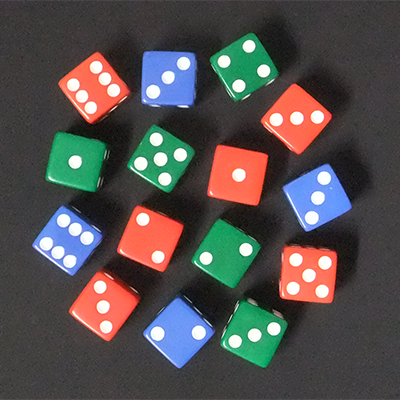
//> input picture ImageRecognition_0619/ImageRecognition_0619_04/Dice.png, 400 x 400 px
$ ./main04   (built with g++ and OpenCV 4)
//> lines starting //> are read from the running program, lines starting //| are printed output that depends on the picture; after the words box and inside, x2 and y2 are one past the last pixel; in counts of white or black regions, pixels touching at a corner belong together
#include <iostream>
#include <opencv2\opencv.hpp>

cv::Mat matchTemp(cv::Mat tar,cv::Mat tmp,int form);

int main(int argc, const char * argv[]){
	cv::Mat tarimg[8];
	for(int i=0;i<8;i++){
		tarimg[i] = cv::imread("Dice.png");	//target画像ファイルの読み込み
//> tarimg[0] is the input picture: 400 rows x 400 cols, CV_8UC3; mean B, G, R 78.1, 78.9, 83.4
	if (tarimg[i].empty())	//ファイルの読み込み失敗
	{
		std::cout << "tarファイルの読み込みに失敗しました" << std::endl;
		return -1;
	}
	}

	cv::Mat tmpimg = cv::imread("DiceTmp1.png");	//tmp画像ファイルの読み込み
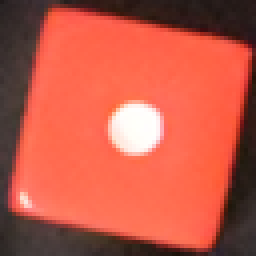
//> input picture ImageRecognition_0619/ImageRecognition_0619_04/DiceTmp1.png, 64 x 64 px (shown 4 times larger)
//> tmpimg is the input picture: 64 rows x 64 cols, CV_8UC3; mean B, G, R 71.6, 89.1, 193.3
	if (tmpimg.empty())	//ファイルの読み込み失敗
	{
		std::cout << "tmpファイルの読み込みに失敗しました" << std::endl;
		return -1;
	}
    cv::Mat tmp2img = cv::imread("DiceTmp2.png");	//tmp2画像ファイルの読み込み
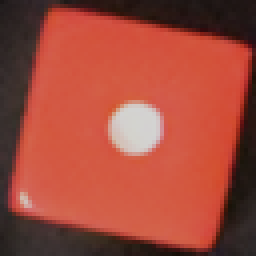
//> input picture ImageRecognition_0619/ImageRecognition_0619_04/DiceTmp2.png, 64 x 64 px (shown 4 times larger)
//> tmp2img is the input picture: 64 rows x 64 cols, CV_8UC3; mean B, G, R 59.3, 73.8, 159.9
	if (tmpimg.empty())	//ファイルの読み込み失敗
	{
		std::cout << "tmp2ファイルの読み込みに失敗しました" << std::endl;
		return -1;
	}

	//結果の保持配列
	cv::Mat resimg[8];
	double maxval[8];	//最大値
	cv::Point maxloc[8];	//最大位置

	for(int i=0;i<8;i++){
		//DiceTmp1によるテンプレートマッチング
		if(i<4){
			resimg[i] = matchTemp(tarimg[i],tmpimg,i);
		}else{//DiceTmp2によるテンプレートマッチング
			resimg[i] = matchTemp(tarimg[i],tmp2img,i-4);
		}
		cv::minMaxLoc(resimg[i],NULL,&maxval[i],NULL,&maxloc[i]);
		cv::rectangle(tarimg[i],cv::Point(maxloc[i].x,maxloc[i].y),cv::Point(maxloc[i].x+tmp2img.rows,maxloc[i].y+tmp2img.cols),cv::Scalar(0,0,255),3,4);
		std::cout << maxval[i] << "," << maxloc[i] << std::endl;
		//画像の保存
		if(cv::imwrite(std::to_string(i) + "res.png", resimg[i]) == false){	//保存の成否判定
			std::cout << "ファイルの保存に失敗" << std::endl;
			return -1;
		}
	}
//> this loop made 8 passes
//> pass 2, `if(cv::imwrite(std::to_string(i) + "res.png", resimg[i]) == false)`:
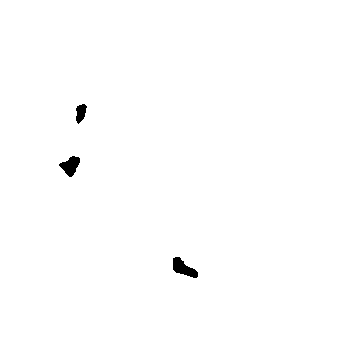
//> saved as 1res.png: 337 rows x 337 cols, CV_8UC1; values 0 (black) and 1 (white), 99.4% white; 3 black regions, box (x1, y1, x2, y2) and area: (173, 257, 198, 278) 283, (59, 156, 80, 177) 253, (76, 104, 87, 124) 148
	return 0;
}
//テンプレートの種類を引数で場合分けするための関数
cv::Mat matchTemp(cv::Mat tar,cv::Mat tmp,int form){
	cv::Mat result;
    switch(form){
	    case 0: cv::matchTemplate(tar,tmp,result,CV_TM_CCORR);break;
	    case 1: cv::matchTemplate(tar,tmp,result,CV_TM_CCORR_NORMED);break;
        case 2: cv::matchTemplate(tar,tmp,result,CV_TM_CCOEFF);break;
        case 3: cv::matchTemplate(tar,tmp,result,CV_TM_CCOEFF_NORMED);break;
	}
	return result;
}
